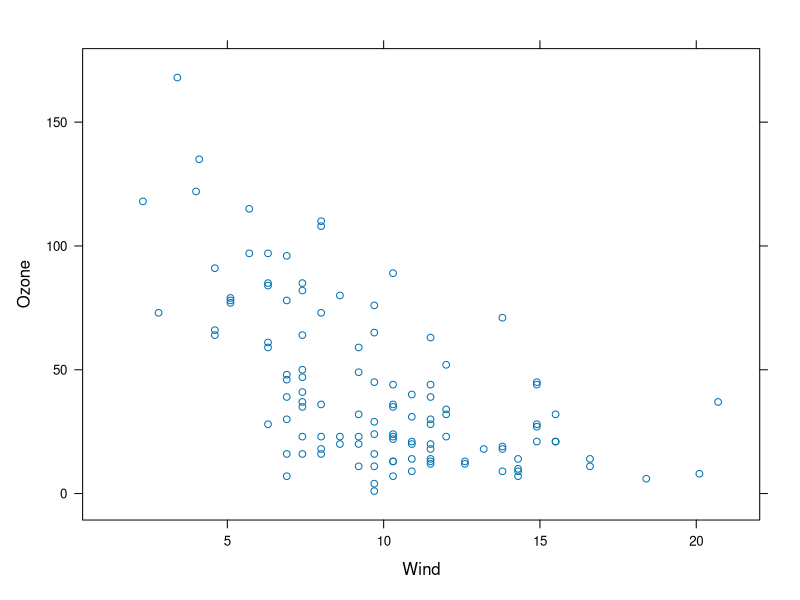
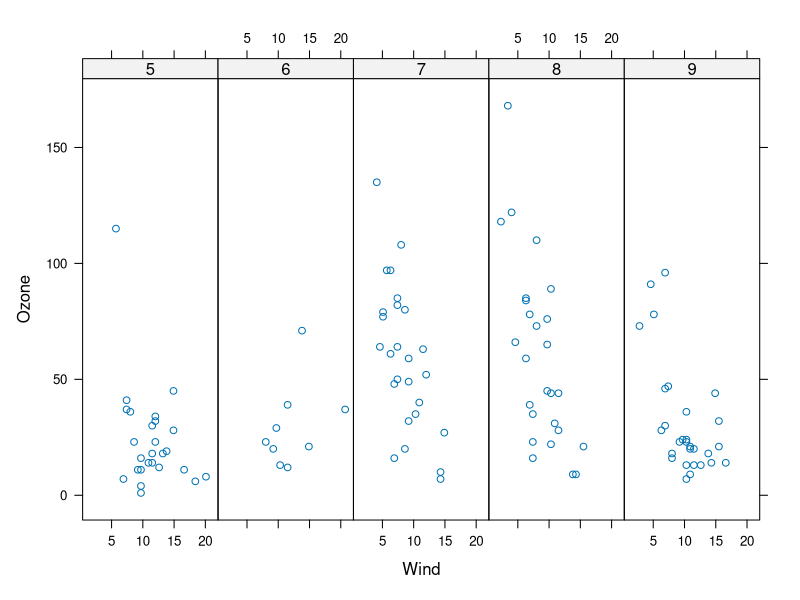
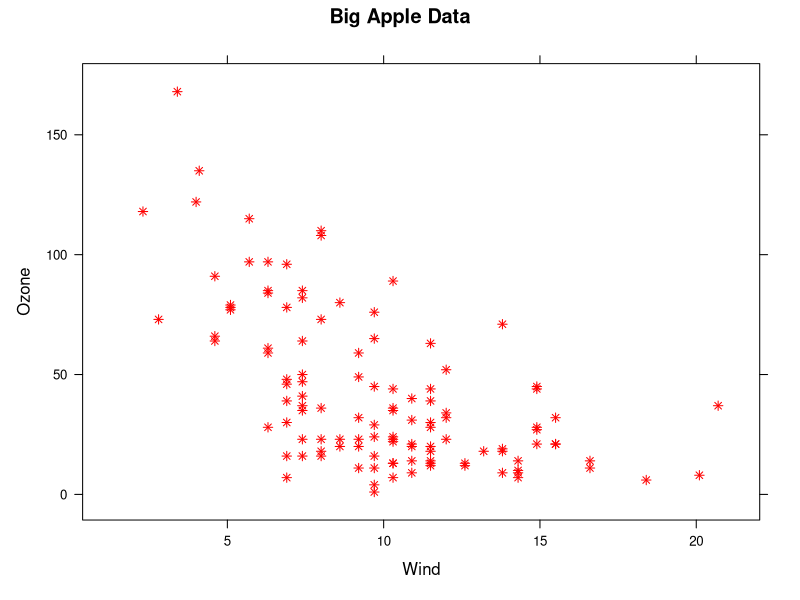
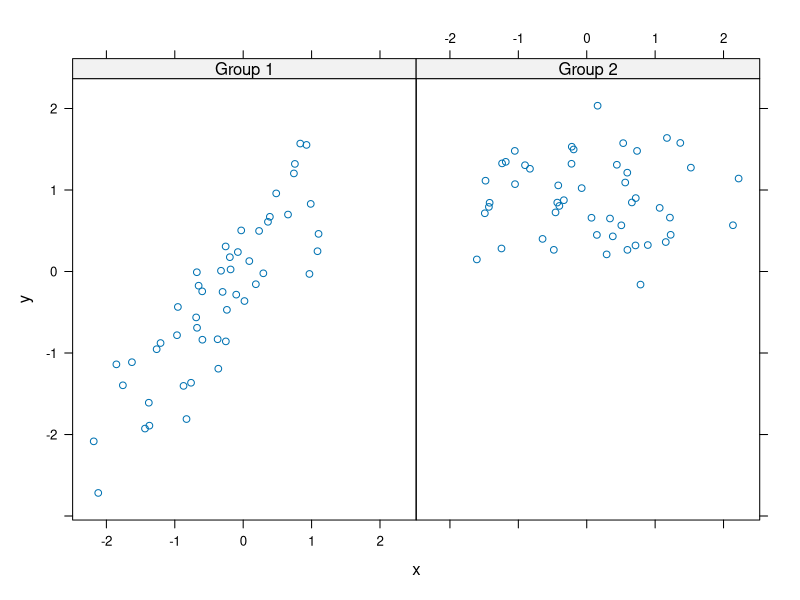
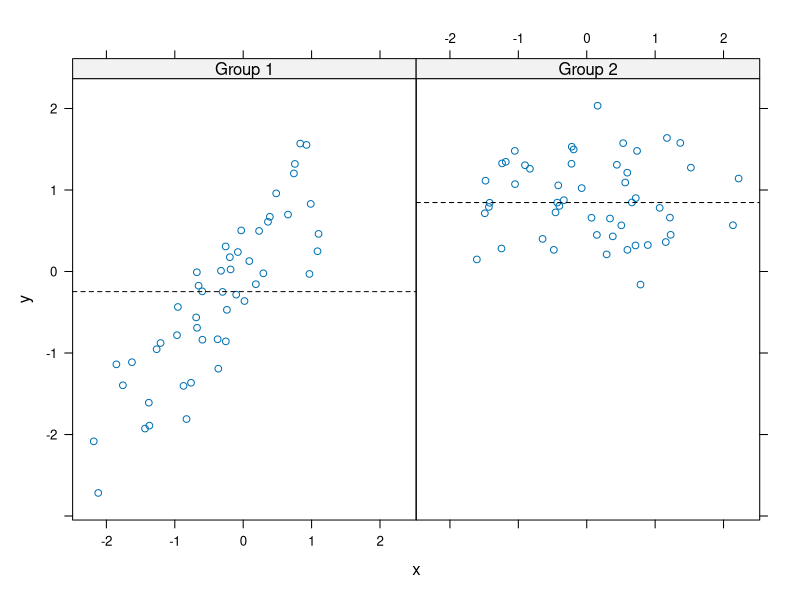
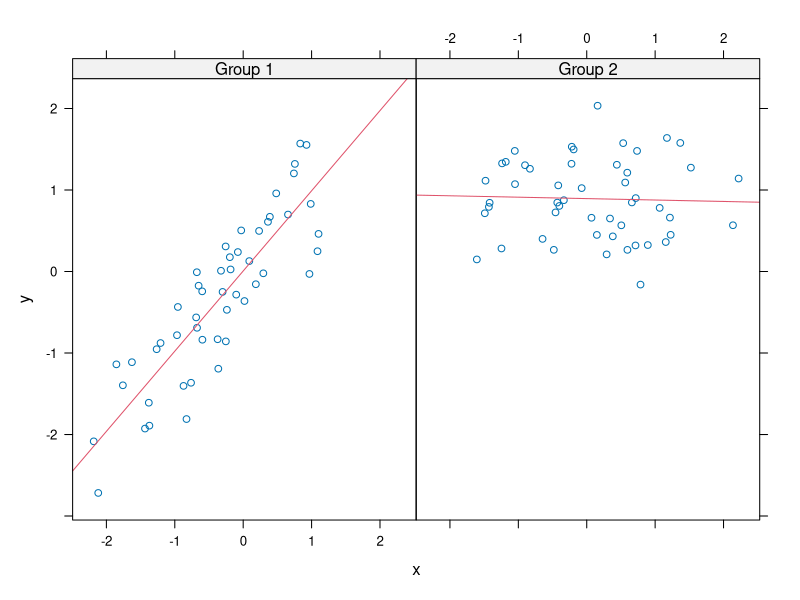
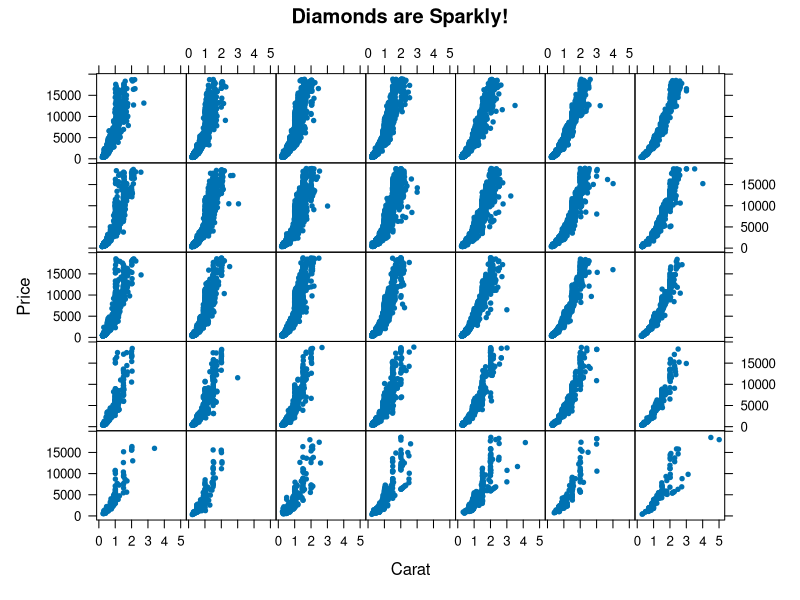

Reproduce these figures in R, in order.
library(lattice)
library(datasets)


# Scatterplots ------------------------------------------------------------

##simple scatterplot
print(xyplot(Ozone ~ Wind, data = airquality))

airquality <- transform(airquality, Month=factor(Month))
xyplot(Ozone ~ Wind | Month, data = airquality,
       layout=c(5,1))

## Basic modifiers 
xyplot(Ozone ~ Wind , data = airquality,pch=8,col="red",main="Big Apple Data")

# Panel functions in lattice ----------------------------------------------

set.seed(10)
x <- rnorm(100)
f <- rep(0:1, each=50)
y <- x + f - f * x +rnorm(100, sd=0.5)
f <- factor(f, labels=c("Group 1", "Group 2"))
xyplot(y~x | f, layout=c(2,1))

## Custom panel functions
xyplot(y~x | f, panel=function(x,y,...){
  panel.xyplot(x,y,...) ##First call default panel for xyplot
  panel.abline(h=median(y),lty = 2) ## add a horizontal line at median
})

xyplot(y~x | f, panel=function(x,y,...){
  panel.xyplot(x,y,...) ##First call default panel for xyplot
  panel.lmline(x,y,col=2) ## Ovaerlay a regression line
})

# Many panel lattice plot -------------------------------------------------

library(ggplot2) ## to access diamonds data frame
table(diamonds$color, diamonds$cut)

#labels 
myxlab <- "Carat"
myylab <- "Price"
mymain <- "Diamonds are Sparkly!"

#multi panel plot. the strip arg controls the labelimg of panels set to TRUE tpo see difference
xyplot(price ~ carat | color*cut,data=diamonds, pch=20, strip=FALSE, xlab=myxlab, ylab=myylab, main=mymain) 

